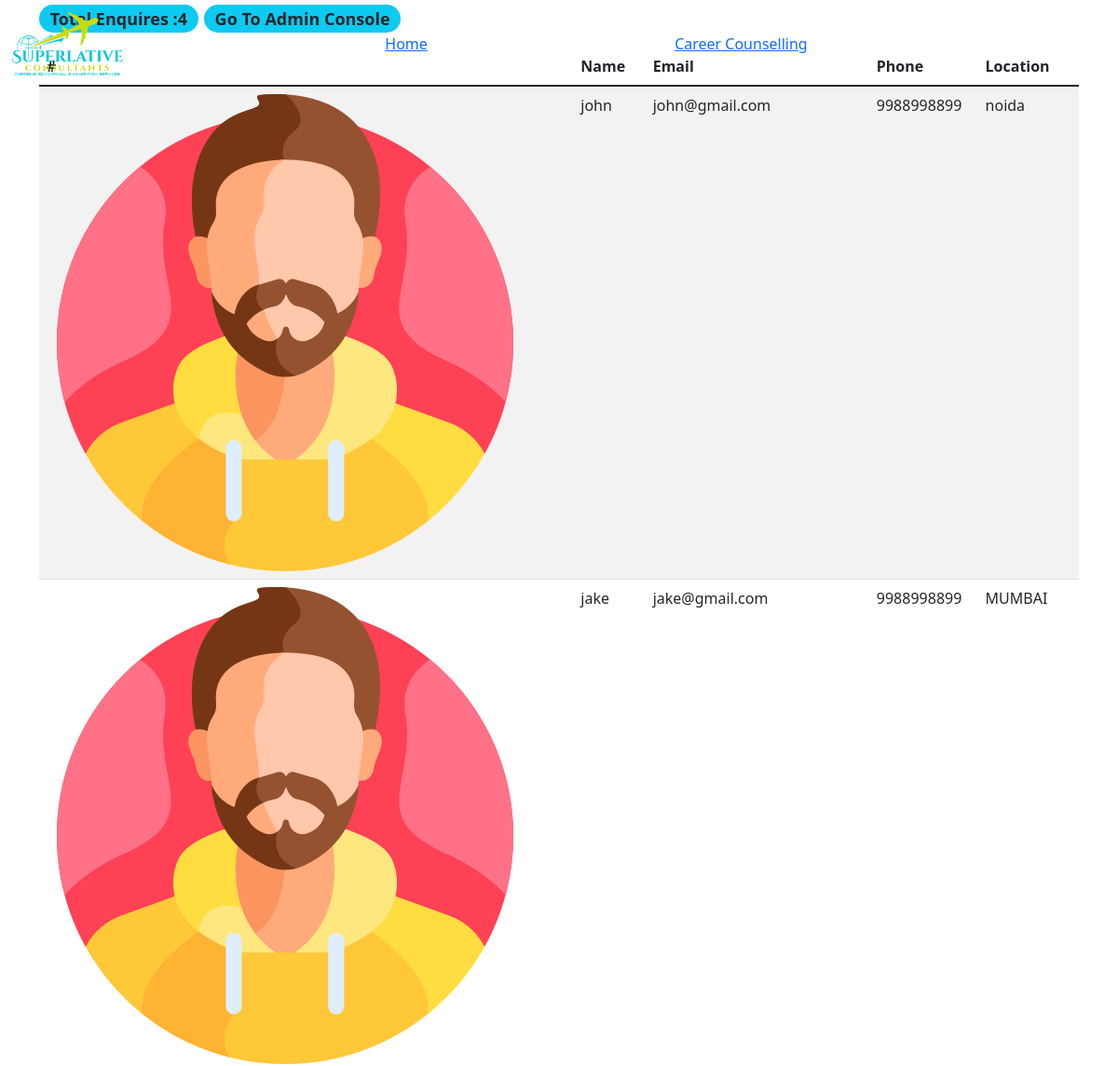
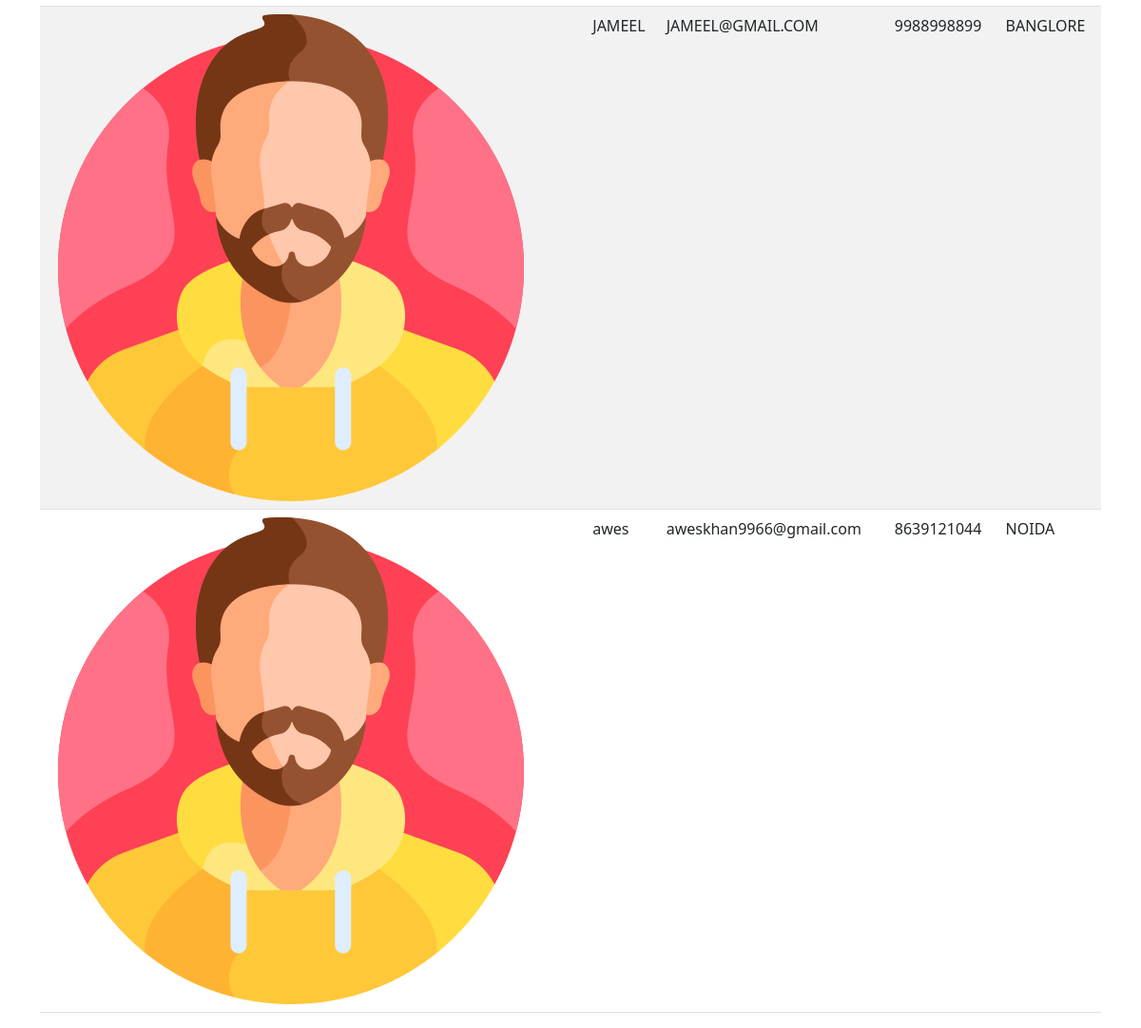
The app's page /enquired-data with its own data (2 pictures, top to bottom).
### overseasApp/models.py (models this page shows)
class enquir_form(models.Model):
    Name = models.CharField(max_length=255)
    Email = models.CharField(max_length=255)
    Phone = models.CharField(max_length=12)
    Location = models.CharField(max_length=255)

### overseasApp/views.py (the view)
# urls.py: path('enquired-data',views.enquiry_data, name="enquired_data"),
def enquiry_data(request):
    template = 'overseasApp/enquiry_data.html'
    edata    = enquir_form.objects.all()
    datacount = edata.count() # this is count of all enquiries landed
    context  = {
        'edata':edata,
        'datacount':datacount,
    }
    return render(request,template,context)

### overseasApp/templates/overseasApp/enquiry_data.html (shortened to what this page needs)
<!DOCTYPE html> {% extends 'overseasApp/base.html' %} {% load crispy_forms_tags %} {% load static %}
    {% block content %}
    <div class="container table-responsive" id="enquired-data">
        {% if edata %}
        <legend>
            <h2 class="badge rounded-pill bg-info text-dark"> Total Enquires :{{ datacount }}</h2>
            <a href="{% url 'admin_control' %}">
                <h2 class="badge rounded-pill bg-info text-dark"> Go To Admin Console</h2>
            </a>
        </legend>
        <table class="table table-striped">
            <thead>
                <tr>
                    <th scope="col">#</th>
                    <th scope="col">Name</th>
                    <th scope="col">Email</th>
                    <th scope="col">Phone</th>
                    <th scope="col">Location</th>
                </tr>
            </thead>
            <tbody>
                {% for data in edata %}
                <tr>
                    <th scope="row"> <img id="man-img" src="{% static 'images/man.png' %}" alt=""></th>
                    <td>{{ data.Name}}</td>
                    <td>{{ data.Email}}</td>
                    <td>{{ data.Phone }}</td>
                    <td>{{ data.Location }}</td>
                </tr>
                {% endfor %}
                <br>{% else %}
                <h1>No data Found</h1> {% endif%}
            </tbody>
        </table>
    </div>
    {% endblock %}

### overseasApp/templates/overseasApp/base.html (shortened to what this page needs)
<!DOCTYPE html>
<html lang="en">
{% load static %}
<head>
    <link rel="stylesheet" href="{% static 'css/main.css' %}">
    <link href="https://cdn.jsdelivr.net/npm/bootstrap@5.1.3/dist/css/bootstrap.min.css" rel="stylesheet">
</head>
<body>
    <nav id="navbar_custome" class="navbar navbar fixed-top">
        <div class="container-fluid">
            <a class="navbar-brand" href="{% url 'home' %}">
                <img src="{% static '/images/brand_1.png' %}" height="" width="120px" alt="">
            </a>
            <a class="" href="{% url 'home' %}">Home</a>
            <a class="" href="{% url 'get_enquiry' %}">Career Counselling</a>
            <button class="navbar-toggler" type="button" data-bs-toggle="offcanvas" data-bs-target="#offcanvasNavbar" aria-controls="offcanvasNavbar">
            <span class="navbar-toggler-icon">
            </span>
            </button>
        </div>
    </nav>
    {% block content %} {% endblock %}
</body>
</html>

### records on screen
enquir_form: Name "john", Email "john@gmail.com", Phone "9988998899", Location "noida"
enquir_form: Name "jake", Email "jake@gmail.com", Phone "9988998899", Location "MUMBAI"
enquir_form: Name "JAMEEL", Email "JAMEEL@GMAIL.COM", Phone "9988998899", Location "BANGLORE"
enquir_form: Name "awes", Email "aweskhan9966@gmail.com", Phone "8639121044", Location "NOIDA"

### other values on screen
{{ datacount }} "4"
